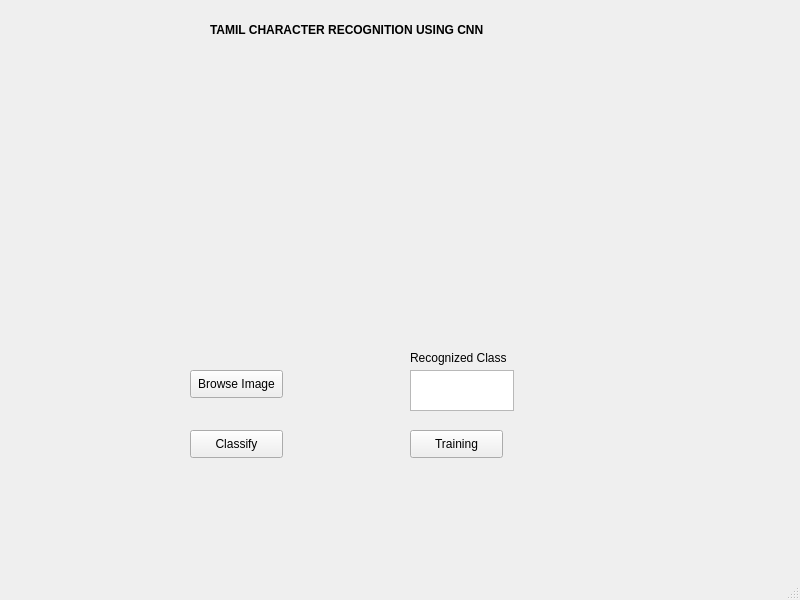
<?xml version="1.0" encoding="UTF-8"?>
<ui version="4.0">
 <class>MainWindow</class>
 <widget class="QMainWindow" name="MainWindow">
  <property name="geometry">
   <rect>
    <x>0</x>
    <y>0</y>
    <width>800</width>
    <height>600</height>
   </rect>
  </property>
  <property name="windowTitle">
   <string>MainWindow</string>
  </property>
  <widget class="QWidget" name="centralwidget">
   <widget class="QLabel" name="label">
    <property name="geometry">
     <rect>
      <x>210</x>
      <y>20</y>
      <width>351</width>
      <height>20</height>
     </rect>
    </property>
    <property name="font">
     <font>
      <pointsize>9</pointsize>
      <weight>75</weight>
      <bold>true</bold>
     </font>
    </property>
    <property name="text">
     <string>TAMIL CHARACTER RECOGNITION USING CNN</string>
    </property>
   </widget>
   <widget class="QLabel" name="label_2">
    <property name="geometry">
     <rect>
      <x>120</x>
      <y>60</y>
      <width>481</width>
      <height>251</height>
     </rect>
    </property>
    <property name="text">
     <string/>
    </property>
   </widget>
   <widget class="QPushButton" name="pushButton">
    <property name="geometry">
     <rect>
      <x>190</x>
      <y>370</y>
      <width>93</width>
      <height>28</height>
     </rect>
    </property>
    <property name="text">
     <string>Browse Image</string>
    </property>
   </widget>
   <widget class="QPushButton" name="pushButton_2">
    <property name="geometry">
     <rect>
      <x>190</x>
      <y>430</y>
      <width>93</width>
      <height>28</height>
     </rect>
    </property>
    <property name="text">
     <string>Classify</string>
    </property>
   </widget>
   <widget class="QPushButton" name="pushButton_3">
    <property name="geometry">
     <rect>
      <x>410</x>
      <y>430</y>
      <width>93</width>
      <height>28</height>
     </rect>
    </property>
    <property name="text">
     <string>Training</string>
    </property>
   </widget>
   <widget class="QLabel" name="label_3">
    <property name="geometry">
     <rect>
      <x>410</x>
      <y>350</y>
      <width>111</width>
      <height>16</height>
     </rect>
    </property>
    <property name="text">
     <string>Recognized Class</string>
    </property>
   </widget>
   <widget class="QTextEdit" name="textEdit">
    <property name="geometry">
     <rect>
      <x>410</x>
      <y>370</y>
      <width>104</width>
      <height>41</height>
     </rect>
    </property>
   </widget>
  </widget>
  <widget class="QMenuBar" name="menubar">
   <property name="geometry">
    <rect>
     <x>0</x>
     <y>0</y>
     <width>800</width>
     <height>26</height>
    </rect>
   </property>
  </widget>
  <widget class="QStatusBar" name="statusbar"/>
 </widget>
 <resources/>
 <connections/>
</ui>
